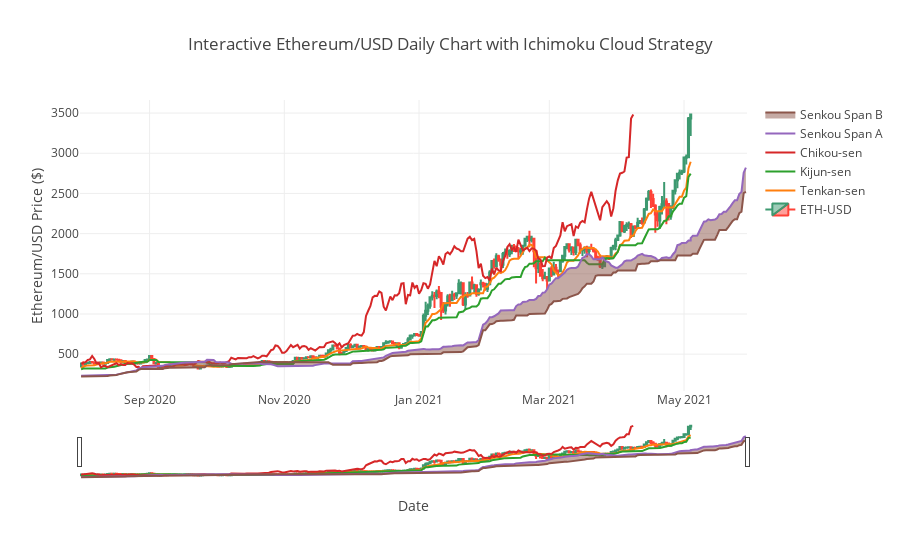

Notebook code for this chart:
### Markdown cell above
### Graph I Comments:

The graph is good to glimpse at but unfortunately, it has far too many cons: it does not show BTC as candlesticks. We could modify the code by using "from mpl_finance import candlestick_ohlc" library to showcase BTC/USD nicely. Another downside is that the graph looks very condensed. The time axis is not shown by the actual date but by days passed. The graph does not allow the user to interact with the details of the graph, which is a big bummer in my opinion. Let us see Method 2 using Plotly to get around this problem.

### Code cell
# Method 2 Plotting using Plotly:

df2= df2.tail(300)

fig = go.Figure(data=[go.Candlestick(name="ETH-USD",x=df2['Date'],
                open=df2['Open'],
                high=df2['High'],
                low=df2['Low'],
                close=df2['Close'])])

fig.add_scatter(x=df2['Date'], y=df2['tenkan_sen'], name="Tenkan-sen", mode='lines')
fig.add_scatter(x=df2['Date'], y=df2['kijun_sen'],name="Kijun-sen", mode='lines')
fig.add_scatter(x=df2['Date'], y=df2['chikou_span'], name="Chikou-sen", mode='lines')
fig.add_scatter(x=df2['Date'], y=df2['senkou_span_a'], name="Senkou Span A", mode='lines')
fig.add_scatter(x=df2['Date'], y=df2['senkou_span_b'], fill='tonexty',name="Senkou Span B", mode='lines')

fig.layout.update(
    title='Interactive Ethereum/USD Daily Chart with Ichimoku Cloud Strategy',
    xaxis_title='Date',
    yaxis_title='Ethereum/USD Price ($)'
)


fig.show()

### Figure 1 — Plotly figure (JSON) as saved in the notebook; plotly's stock layout.template omitted (floating-point values rounded to 4 significant figures; data arrays with more than 128 entries replaced by an {"elided": "..."} marker saying what was removed)
{"data": [{"close": {"elided": "300 float values"}, "high": {"elided": "300 float values"}, "low": {"elided": "300 float values"}, "name": "ETH-USD", "open": {"elided": "300 float values"}, "type": "candlestick", "uid": "d49beb18-ed96-4a2f-b6c5-57e261cf8eb6", "x": {"elided": "300 str values"}}, {"mode": "lines", "name": "Tenkan-sen", "type": "scatter", "uid": "06e5840b-b019-472d-adac-1ffabeb65bc2", "x": {"elided": "300 str values"}, "y": {"elided": "300 float values"}}, {"mode": "lines", "name": "Kijun-sen", "type": "scatter", "uid": "3e73ac36-0e5e-4ad9-8a1e-12253e09f3ed", "x": {"elided": "300 str values"}, "y": {"elided": "300 float values"}}, {"mode": "lines", "name": "Chikou-sen", "type": "scatter", "uid": "7e462241-372f-401b-9996-7e5e319dfa01", "x": {"elided": "300 str values"}, "y": {"elided": "300 float values"}}, {"mode": "lines", "name": "Senkou Span A", "type": "scatter", "uid": "05909b7a-dd10-42da-ae2a-8b383d602e46", "x": {"elided": "300 str values"}, "y": {"elided": "300 float values"}}, {"fill": "tonexty", "mode": "lines", "name": "Senkou Span B", "type": "scatter", "uid": "2f315b2b-57b3-4f2e-a8e6-cca497e30db0", "x": {"elided": "300 str values"}, "y": {"elided": "300 float values"}}], "layout": {"title": {"text": "Interactive Ethereum/USD Daily Chart with Ichimoku Cloud Strategy"}, "xaxis": {"title": {"text": "Date"}}, "yaxis": {"title": {"text": "Ethereum/USD Price ($)"}}}}
